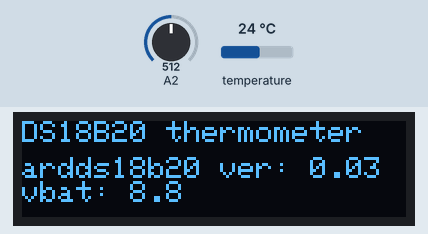
This program was run on a simulated Arduino Nano, built with avr-gcc and run on an emulated ATmega328P. Parts: 128×32 one-colour display. The inputs (shaded band) are chosen by the test bench; at power-on: temperature 24 °C, A2 = 512. What the program prints to the serial monitor is not drawn.

Above: at 0.6 s.
At 2.9 s:
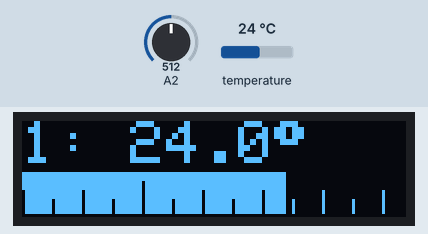
3.0 s: temperature set to 12 °C
At 4.5 s:
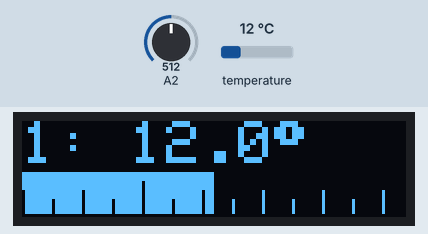
5.7 s: temperature set to 19 °C
At 6.4 s:
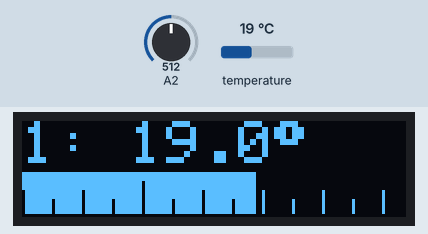
8.3 s: temperature set to 28 °C
At 10.2 s:
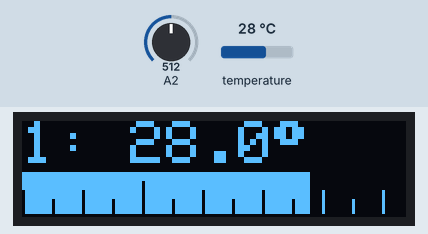
Timing chart, 0 to 11.7 s (numbered marks = the images above; inputs shaded):
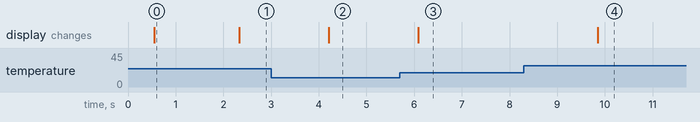

Measured:
- after the input at 3.0 s, the display: changes after 1.2 s (image 2)
- after the input at 5.7 s, the display: changes after 0.39 s (image 3)
- after the input at 8.3 s, the display: changes after 1.5 s (image 4)
- what the display in image 0 shows lasts 1.8 s, from 0.5 s to 2.3 s

The program:

main.cpp
```cpp
#define VERSION "0.03"
#include <Arduino.h>
#include <Wire.h>
#define SCREEN_WIDTH 128 // OLED display width, in pixels
//#define SCREEN_HEIGHT 32 // OLED display height, in pixels
#define TEMPMIN -20
#define BARGRAPH
#define PPD 2 //pixels per degree, must be +ve integer
#define TICKMIN 5
#define TICKMAJ 10
//#define SSD1306_DISPLAY
//#define SH1106G_DISPLAY
#if defined(SSD1306_DISPLAY)
#define OLED_RESET    -1 // Reset pin # (or -1 if sharing Arduino reset pin)
#include <Adafruit_SSD1306.h>
Adafruit_SSD1306 display=Adafruit_SSD1306(SCREEN_WIDTH, SCREEN_HEIGHT, &Wire, OLED_RESET);
#endif
#if defined(SH1106G_DISPLAY)
#include <Adafruit_SH110X.h>
#define WHITE SH110X_WHITE
#define BLACK SH110X_BLACK
Adafruit_SH1106G display=Adafruit_SH1106G(SCREEN_WIDTH,SCREEN_HEIGHT,&Wire);
#endif
#include <DS18B20.h>
DS18B20 ds(2);

#if defined(__AVR_ATmega328P__)
HardwareSerial &MySerial=Serial;
#endif

int i;
int barh=SCREEN_HEIGHT/2-2;
int basey=display.height()-1;
int tickh=barh/4;

void setup(){
  float adcref;
  long adcfs;

  #if defined(__AVR_ATmega328P__)
  analogReference(INTERNAL);
  adcref=1.10;
  adcfs=1024;
  #endif
  analogRead(A2); //Read ADC2
  delay (500); // Allow ADC to settle
  float vbat=analogRead(A2); //Read ADC again
  vbat=16*(vbat + 0.5)/(float)adcfs*adcref; //Calculate battery voltage scaled by 150k & 10k
  // Display startup screen
  MySerial.begin(9600);
  MySerial.println(F("Starting..."));
  #if defined(SSD1306_DISPLAY)
  display.begin(SSD1306_SWITCHCAPVCC, 0x3C);  //Initialize with the I2C address 0x3C.
  #endif
  #if defined(SH1106G_DISPLAY)
  display.begin(0x3C, true); // Address 0x3C default
  #endif
  display.setTextColor(WHITE);
  display.clearDisplay();
  display.setTextSize(1);
  display.setCursor(0, 0);
  display.print("DS18B20 thermometer");
  display.setCursor(0, 12);
  display.print("ardds18b20 ver: ");
  display.println(VERSION);
  display.print("vbat: ");
  display.println(vbat,1);
  display.display();
  delay(1000);
}

void loop(){
  int i,j;
  float temp;
  uint8_t id[8];
  char buf[27];

  j=1;
  while (ds.selectNext()){
    //for each sensor
    ds.getAddress(id);
    sprintf(buf," %02X:%02X:%02X:%02X:%02X:%02X:%02X:%02X ",id[0],id[1],id[2],id[3],id[4],id[5],id[6],id[7]);
    temp=(ds.getTempC());
    MySerial.print(j);
    MySerial.print(buf);
    MySerial.print(temp,2);
    MySerial.println(F(" °"));
    display.clearDisplay();
    #if SCREEN_HEIGHT==32
    display.setCursor (0,0);
    display.setTextSize(2);
    display.print(j);
    display.print(F(": "));
    display.print(temp,1);
    display.print((char)247);
    #endif
    #if SCREEN_HEIGHT==64
    display.setCursor (0,5);
    display.setTextSize(3);
    display.print(j);
    display.print(F(":"));
    display.print(temp,1);
    #endif

    #if defined(BARGRAPH)
    int w=(temp-TEMPMIN)*PPD;
    //draw bar starting from left of screen:
    display.fillRect(0,display.height()-1-barh,w,barh,WHITE);
    display.fillRect(w+1,display.height()-barh-1,display.width()-w,barh,BLACK);
    //draw tick marks
    for(int i=0;i<SCREEN_WIDTH;i=i+PPD*TICKMIN)
      display.fillRect(i,basey-barh+3*tickh,1,barh-3*tickh,i>w?WHITE:BLACK);
    for(int i=0;i<SCREEN_WIDTH;i=i+PPD*TICKMAJ)
      display.fillRect(i,basey-barh+2*tickh,1,barh-2*tickh,i>w?WHITE:BLACK);
    if(TEMPMIN<0)
      display.fillRect((0-TEMPMIN)*PPD,basey-barh+tickh,1,barh-tickh,i>w?WHITE:BLACK);
    #endif

    display.display();
    j++;
    delay(1000);
    }
  delay(100);
  }
```
